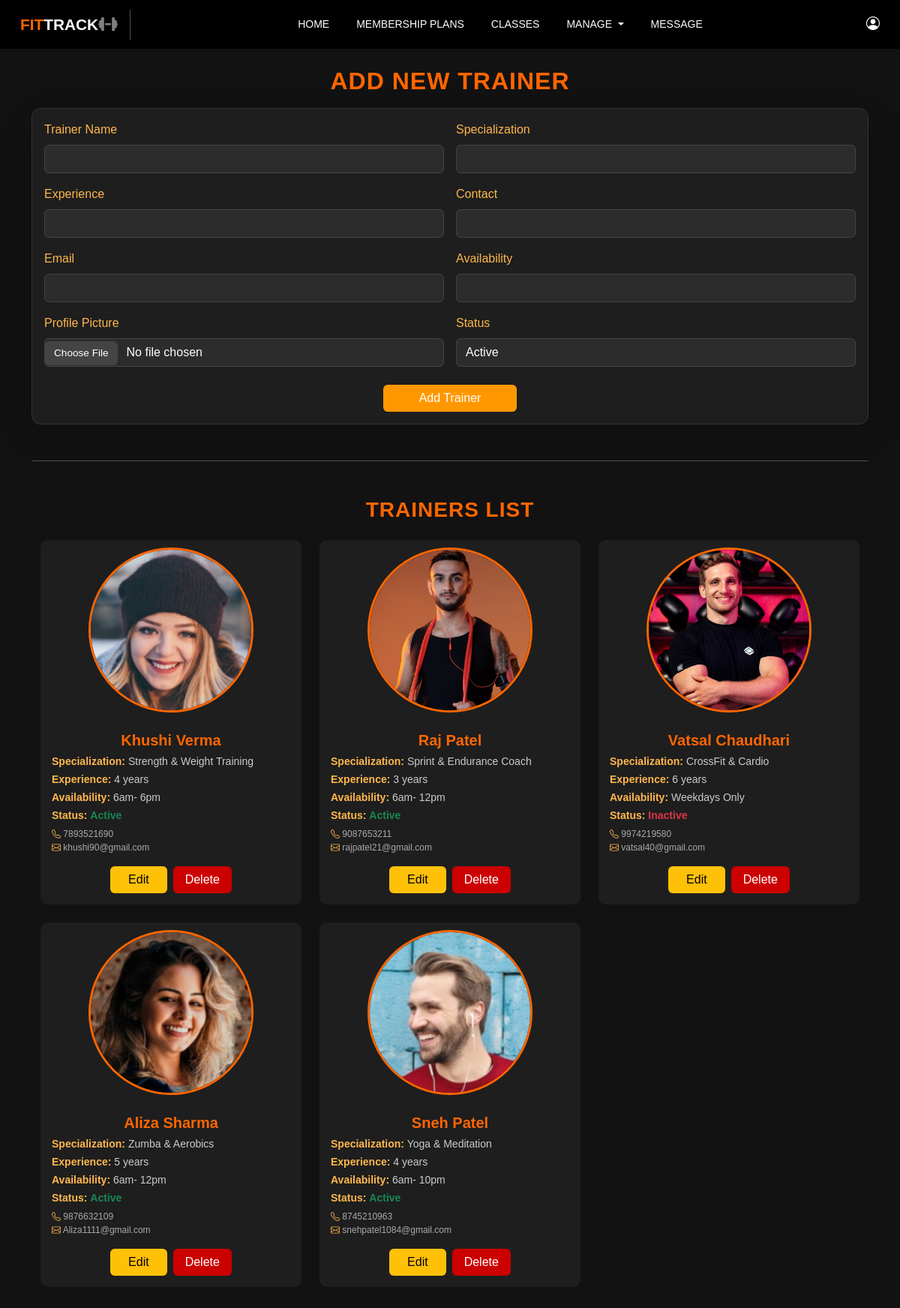
Screenshot of /admin/manage_trainer.php with the database file from the repository.
### tables this page shows
CREATE TABLE `trainers` (
  `id` int(11) NOT NULL,
  `name` varchar(100) NOT NULL,
  `specialization` varchar(100) NOT NULL,
  `experience` varchar(50) DEFAULT NULL,
  `contact` varchar(20) DEFAULT NULL,
  `email` varchar(100) DEFAULT NULL,
  `availability` varchar(100) DEFAULT NULL,
  `profile_pic` varchar(255) DEFAULT NULL,
  `status` enum('Active','Inactive') DEFAULT 'Active',
  `created_at` timestamp NOT NULL DEFAULT current_timestamp()
);

### admin/manage_trainer.php (the view, shortened to what this page needs)
<?php
@include '../config.php';
$editData = null;
$trainers = mysqli_query($conn, "SELECT * FROM trainers ORDER BY id DESC");
?>
<!DOCTYPE html>
<html lang="en">
<head>
    <link href="https://cdn.jsdelivr.net/npm/bootstrap@5.3.0/dist/css/bootstrap.min.css" rel="stylesheet">
    <link rel="stylesheet" href="https://cdn.jsdelivr.net/npm/bootstrap-icons@1.11.3/font/bootstrap-icons.css">
    <link rel="stylesheet" href="https://cdnjs.cloudflare.com/ajax/libs/font-awesome/6.5.2/css/all.min.css">
    <link href="../css/manage_trainer.css" rel="stylesheet">
</head>
<body class="dark-theme">
  <?php @include ('admin_header.php'); ?>
  <div class="container mt-4">
      <h2 class="page-title text-center"><?= $editData ? "EDIT TRAINER" : "ADD NEW TRAINER" ?></h2>
      <div class="card form-card shadow-lg mt-3">
        <div class="card-body">
          <form action="" method="POST" enctype="multipart/form-data" class="row g-3">
              <div class="col-md-6">
                <label class="form-label">Trainer Name</label>
                <input type="text" name="name" class="form-control" value="<?= $editData['name'] ?? '' ?>" required>
              </div>
              <div class="col-md-6">
                <label class="form-label">Specialization</label>
                <input type="text" name="specialization" class="form-control" value="<?= $editData['specialization'] ?? '' ?>" required>
              </div>
              <div class="col-md-6">
                <label class="form-label">Experience</label>
                <input type="text" name="experience" class="form-control" value="<?= $editData['experience'] ?? '' ?>">
              </div>
              <div class="col-md-6">
                <label class="form-label">Contact</label>
                <input type="text" name="contact" class="form-control" value="<?= $editData['contact'] ?? '' ?>">
              </div>
              <div class="col-md-6">
                <label class="form-label">Email</label>
                <input type="email" name="email" class="form-control" value="<?= $editData['email'] ?? '' ?>">
              </div>
              <div class="col-md-6">
                <label class="form-label">Availability</label>
                <input type="text" name="availability" class="form-control" value="<?= $editData['availability'] ?? '' ?>">
              </div>
              <div class="col-md-6">
                <label class="form-label">Profile Picture</label>
                <input type="file" name="profile_pic" class="form-control">
              </div>
              <div class="col-md-6">
                <label class="form-label">Status</label>
                <select name="status" class="form-select">
                    <option value="Active" <?= (isset($editData) && $editData['status']=='Active')?'selected':'' ?>>Active</option>
                </select>
              </div>
              <div class="col-12 text-center mt-4">
                <button type="submit" name="<?= $editData ? 'update_trainer' : 'add_trainer' ?>" class="btn btn-primary px-5">
                  <?= $editData ? 'Update Trainer' : 'Add Trainer' ?>
                </button>
              </div>
          </form>
        </div>
      </div>
      <hr class="my-5 text-light">
      <h3 id="trainers" class="page-title text-center mb-3">TRAINERS LIST</h3>
      <div class="container my-4">
    <div class="row">
        <?php while($row = mysqli_fetch_assoc($trainers)) { ?>
            <div class="col-md-4 mb-4">
                <div class="card trainer-card h-100">
                    <img src="../uploads/<?= $row['profile_pic'] ?>" alt="<?= $row['name'] ?>">
                    <div class="card-body">
                        <h5 class="card-title text-center"><?= $row['name'] ?></h5>
                        <p class="card-text"><strong>Specialization:</strong> <?= $row['specialization'] ?></p>
                        <p class="card-text"><strong>Experience:</strong> <?= $row['experience'] ?> years</p>
                        <p class="card-text"><strong>Availability:</strong> <?= $row['availability'] ?></p>
                        <p class="card-text"><strong>Status:</strong>
                            <span class="<?= $row['status']=='Active' ? 'text-success fw-bold' : 'text-danger fw-bold' ?>">
                                <?= $row['status'] ?>
                            </span>
                        </p>
                        <small>
                            <i class="bi bi-telephone"></i> <?= $row['contact'] ?> <br>
                            <i class="bi bi-envelope"></i> <?= $row['email'] ?>
                        </small>
                        <div class="d-flex justify-content-center gap-2 mt-3">
                            <a href="manage_trainer.php?edit=<?= $row['id'] ?>" class="btn btn-warning px-4">Edit</a>
                            <a href="manage_trainer.php?delete=<?= $row['id'] ?>"
                               onclick="return confirm('Delete this trainer?')"
                               class="btn btn-danger px-3">Delete</a>
                        </div>
                    </div>
                </div>
            </div>
        <?php } ?>
    </div>
  </div>
</div>
</body>
</html>

### css/manage_trainer.css (style rules this page uses)
body.dark-theme { background-color: #121212; color: #e0e0e0; font-family: 'Poppins', sans-serif; }
.page-title { color: #ff6600; font-weight: 600; letter-spacing: 1px; }
.form-card { background: #1e1e1e; border: 1px solid #333; border-radius: 12px; }
.form-card .form-label { color: #ffb74d; font-weight: 500; }
.form-control, .form-select { background: #2c2c2c; color: #fff; border: 1px solid #444; border-radius: 6px; transition: all 0.3s ease-in-out; }
.form-control::placeholder { color: #bbb !important; }
.btn-primary { background-color: #ff9800; border: none; }
.trainer-card { background: #1e1e1e; color: #fff; border: none; border-radius: 10px; transition: transform 0.2s, box-shadow 0.2s; }
.trainer-card img { height: 220px; width: 220px; object-fit: cover; border-radius: 50%; border: 3px solid #ff6600; margin: 10px auto; display: block; background-color: #111; }
.trainer-card .card-body { padding: 15px; text-align: left; }
.trainer-card h5 { color: #ff6600; font-weight: 600; margin-bottom: 6px; }
.trainer-card .card-text { font-size: 14px; margin: 3px 0; color: #ccc; }
.trainer-card strong , .trainer-card i { color: #ffb74d; }
.trainer-card small { display: block; margin-top: 5px; font-size: 12px; color: #aaa; }
.btn-warning { border: none; font-weight: 500; }
.btn-danger { background-color: #cc0000; border: none; font-weight: 500; }

### admin/admin_header.php (style rules this page uses)
body { margin: 0; font-family: Arial, sans-serif; background-size: cover; }

### rows the page displays
trainers: profile_pic (picture), name "Khushi Verma", specialization "Strength & Weight Training", experience "4", availability "6am- 6pm", status "Active", contact "7893521690", email "khushi90@gmail.com"
trainers: profile_pic (picture), name "Raj Patel", specialization "Sprint & Endurance Coach", experience "3", availability "6am- 12pm", status "Active", contact "9087653211", email "rajpatel21@gmail.com"
trainers: profile_pic (picture), name "Vatsal Chaudhari", specialization "CrossFit & Cardio", experience "6", availability "Weekdays Only", status "Inactive", contact "9974219580", email "vatsal40@gmail.com"
trainers: profile_pic (picture), name "Aliza Sharma", specialization "Zumba & Aerobics", experience "5", availability "6am- 12pm", status "Active", contact "9876632109", email "Aliza1111@gmail.com"
trainers: profile_pic (picture), name "Sneh Patel", specialization "Yoga & Meditation", experience "4", availability "6am- 10pm", status "Active", contact "8745210963", email "snehpatel1084@gmail.com"
